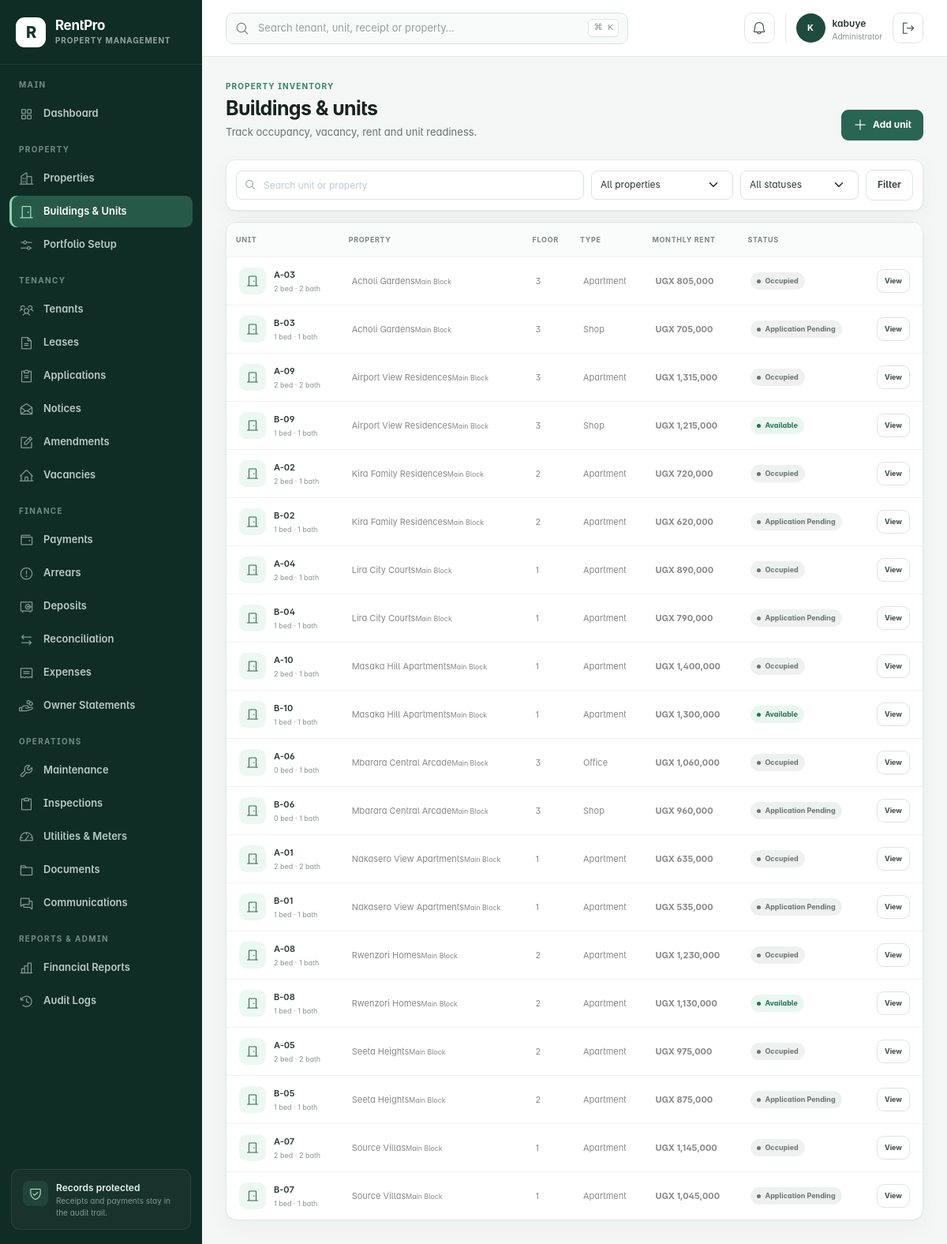
Screenshot of /units/ (signed in) with the database file from the repository.
### rentalapp/models.py (models this page shows, shortened)
class TimeStampedModel(models.Model):
    created_at = models.DateTimeField(default=timezone.now, editable=False)
    updated_at = models.DateTimeField(auto_now=True)
    class Meta:
        abstract = True

class Unit(TimeStampedModel):
    class Status(models.TextChoices):
        AVAILABLE = "available", "Available"
        RESERVED = "reserved", "Reserved"
        APPLICATION_PENDING = "application_pending", "Application pending"
        OCCUPIED = "occupied", "Occupied"
        NOTICE_GIVEN = "notice_given", "Notice given"
        MAINTENANCE = "maintenance", "Under maintenance"
        BLOCKED = "blocked", "Blocked"
    TYPE_CHOICES = (
        ("studio", "Studio"),
        ("apartment", "Apartment"),
        ("house", "House"),
        ("shop", "Shop"),
        ("office", "Office"),
        ("other", "Other"),
    )
    property = models.ForeignKey(Property, on_delete=models.CASCADE, related_name="units")
    building = models.ForeignKey(
        Building,
        on_delete=models.SET_NULL,
        related_name="units",
        null=True,
        blank=True,
    )
    unit_number = models.CharField(max_length=20)
    floor = models.CharField(max_length=30, blank=True)
    unit_type = models.CharField(max_length=30, choices=TYPE_CHOICES, default="apartment")
    bedrooms = models.PositiveSmallIntegerField(default=1)
    bathrooms = models.PositiveSmallIntegerField(default=1)
    rent_amount = models.DecimalField(max_digits=14, decimal_places=2)
    service_charge = models.DecimalField(max_digits=14, decimal_places=2, default=0)
    status = models.CharField(max_length=30, choices=Status.choices, default=Status.AVAILABLE)
    notes = models.TextField(blank=True)
    class Meta:
        ordering = ("property__name", "unit_number")
        constraints = [
            models.UniqueConstraint(fields=("property", "unit_number"), name="unique_unit_per_property")
        ]

class Property(TimeStampedModel):
    TYPE_CHOICES = (
        ("apartments", "Apartments"),
        ("commercial", "Commercial"),
        ("mixed_use", "Mixed use"),
        ("villas", "Villas"),
        ("other", "Other"),
    )
    STATUS_CHOICES = (("active", "Active"), ("inactive", "Inactive"))
    owner = models.ForeignKey(
        Landlord,
        on_delete=models.PROTECT,
        related_name="properties",
        null=True,
        blank=True,
    )
    name = models.CharField(max_length=100)
    code = models.CharField(max_length=20, unique=True, null=True, blank=True)
    address = models.TextField()
    district = models.CharField(max_length=80, blank=True)
    property_type = models.CharField(max_length=50, choices=TYPE_CHOICES, default="apartments")
    description = models.TextField(blank=True)
    total_units = models.PositiveIntegerField(default=0, help_text="Planned or declared unit count")
    status = models.CharField(max_length=20, choices=STATUS_CHOICES, default="active")
    class Meta:
        ordering = ("name",)
        verbose_name_plural = "properties"
    def __str__(self):
        return self.name

class Building(TimeStampedModel):
    property = models.ForeignKey(Property, on_delete=models.CASCADE, related_name="buildings")
    name = models.CharField(max_length=100)
    floors = models.PositiveSmallIntegerField(default=1)
    notes = models.TextField(blank=True)
    class Meta:
        ordering = ("property__name", "name")
        constraints = [
            models.UniqueConstraint(fields=("property", "name"), name="unique_building_per_property")
        ]
    def __str__(self):
        return f"{self.property} · {self.name}"

### rentalapp/views.py (the view, shortened to what this page needs)
# urls.py: path("units/", views.unit_list, name="unit_list"),
@post_login_required
def unit_list(request):
    form = UnitForm(request.POST or None)
    queryset = Unit.objects.select_related("property", "building")
    property_id = request.GET.get("property", "")
    status = request.GET.get("status", "")
    query = request.GET.get("q", "").strip()
    if property_id:
        queryset = queryset.filter(property_id=property_id)
    if status:
        queryset = queryset.filter(status=status)
    if query:
        queryset = queryset.filter(Q(unit_number__icontains=query) | Q(property__name__icontains=query))
    return render(
        request,
        "units/list.html",
        {
            "units": queryset,
            "form": form,
            "properties": Property.objects.filter(status="active"),
            "selected_property": property_id,
            "selected_status": status,
            "query": query,
            "status_choices": Unit.Status.choices,
        },
    )

### rentalapp/templates/units/list.html (shortened to what this page needs)
{% extends 'base.html' %}{% load rental_tags %}
{% block content %}
<div class="page-header"><div><span class="eyebrow">Property inventory</span><h1>Buildings &amp; units</h1><p>Track occupancy, vacancy, rent and unit readiness.</p></div><div class="page-actions"><button class="btn btn-primary" data-bs-toggle="modal" data-bs-target="#unitModal"><i class="ph ph-plus"></i> Add unit</button></div></div>
<div class="toolbar"><form method="get"><div class="toolbar-search"><i class="ph ph-magnifying-glass"></i><input class="form-control" name="q" value="{{ query }}" placeholder="Search unit or property"></div><select class="form-select" name="property"><option value="">All properties</option></select><select class="form-select" name="status"><option value="">All statuses</option></select><button class="btn btn-light">Filter</button></form></div>
<div class="data-card"><div class="table-responsive desktop-table"><table class="table"><thead><tr><th>Unit</th><th>Property</th><th>Floor</th><th>Type</th><th>Monthly rent</th><th>Status</th><th></th></tr></thead><tbody>{% for unit in units %}<tr><td><div class="entity-cell"><span class="entity-icon"><i class="ph ph-door"></i></span><span><strong>{{ unit.unit_number }}</strong><small>{{ unit.bedrooms }} bed · {{ unit.bathrooms }} bath</small></span></div></td><td>{{ unit.property.name }}{% if unit.building %}<small class="d-block text-muted">{{ unit.building.name }}</small>{% endif %}</td><td>{{ unit.floor|default:'—' }}</td><td>{{ unit.get_unit_type_display }}</td><td class="money">{{ unit.rent_amount|ugx }}</td><td><span class="status-pill {{ unit.status|status_class }}">{{ unit.get_status_display }}</span></td><td><div class="row-actions"><a class="btn btn-light" href="{% url 'unit_detail' unit.pk %}">View</a></div></td></tr>{% empty %}<tr><td colspan="7"><div class="empty-state"><i class="ph ph-door"></i><strong>No units found</strong><span>Add units or adjust the active filters.</span></div></td></tr>{% endfor %}</tbody></table></div></div>
{% endblock %}

### rentalapp/templates/base.html (shortened to what this page needs)
{% load static rental_tags %}
<!doctype html>
<html lang="en">
<head>
  <link rel="stylesheet" href="{% static 'assets/css/plugins/phosphor-icons.css' %}">
  <link rel="stylesheet" href="{% static 'assets/css/style.css' %}">
  <link rel="stylesheet" href="{% static 'assets/css/rentpro.css' %}">
</head>
<body>
  <div class="app-shell">
    <aside class="app-sidebar offcanvas-lg offcanvas-start" tabindex="-1" id="mainSidebar" aria-label="Primary navigation">
      <div class="sidebar-brand">
        <a href="{{ workspace_home_url }}" class="brand-mark" aria-label="RentPro home">R</a>
        <div><a href="{{ workspace_home_url }}" class="brand-name">RentPro</a><span>Property Management</span></div>
      </div>
      <nav class="sidebar-nav">
        {% if workspace_role == 'tenant' %}
        <div class="nav-group">
          <span class="nav-caption">Tenant portal</span>
          <a href="{% url 'tenant_portal' %}" class="nav-link active"><i class="ph ph-house-user"></i><span>My tenancy</span></a>
        </div>
        {% elif workspace_role == 'landlord' %}
        <div class="nav-group">
          <span class="nav-caption">Landlord portal</span>
          <a href="{% url 'landlord_portal' %}" class="nav-link active"><i class="ph ph-buildings"></i><span>My portfolio</span></a>
        </div>
        {% else %}
        <div class="nav-group">
          <span class="nav-caption">Main</span>
          <a href="{% url 'dashboard' %}" class="nav-link {% if request.resolver_match.url_name == 'dashboard' %}active{% endif %}"><i class="ph ph-squares-four"></i><span>Dashboard</span></a>
        </div>
        <div class="nav-group">
          <span class="nav-caption">Property</span>
          <a href="{% url 'property_list' %}" class="nav-link {% if 'property' in request.resolver_match.url_name %}active{% endif %}"><i class="ph ph-buildings"></i><span>Properties</span></a>
          <a href="{% url 'unit_list' %}" class="nav-link {% if 'unit' in request.resolver_match.url_name %}active{% endif %}"><i class="ph ph-door"></i><span>Buildings &amp; Units</span></a>
          <a href="{% url 'portfolio_setup' %}" class="nav-link {% if request.resolver_match.url_name == 'portfolio_setup' %}active{% endif %}"><i class="ph ph-sliders-horizontal"></i><span>Portfolio Setup</span></a>
        </div>
        <div class="nav-group">
          <span class="nav-caption">Tenancy</span>
          <a href="{% url 'tenant_list' %}" class="nav-link {% if 'tenant' in request.resolver_match.url_name %}active{% endif %}"><i class="ph ph-users-three"></i><span>Tenants</span></a>
          <a href="{% url 'lease_list' %}" class="nav-link {% if 'lease' in request.resolver_match.url_name %}active{% endif %}"><i class="ph ph-file-text"></i><span>Leases</span></a>
          <a href="{% url 'application_list' %}" class="nav-link {% if 'application' in request.resolver_match.url_name %}active{% endif %}"><i class="ph ph-clipboard-text"></i><span>Applications</span></a>
          <a href="{% url 'notice_list' %}" class="nav-link {% if request.resolver_match.url_name == 'notice_list' %}active{% endif %}"><i class="ph ph-envelope-open"></i><span>Notices</span></a>
          <a href="{% url 'amendment_list' %}" class="nav-link {% if 'amendment' in request.resolver_match.url_name %}active{% endif %}"><i class="ph ph-note-pencil"></i><span>Amendments</span></a>
          <a href="{% url 'unit_list' %}?status=available" class="nav-link"><i class="ph ph-house-line"></i><span>Vacancies</span></a>
        </div>
        <div class="nav-group">
          <span class="nav-caption">Finance</span>
          <a href="{% url 'payment_list' %}" class="nav-link "><i class="ph ph-wallet"></i><span>Payments</span></a>
          <a href="{% url 'arrears' %}" class="nav-link {% if request.resolver_match.url_name == 'arrears' %}active{% endif %}"><i class="ph ph-warning-circle"></i><span>Arrears</span></a>
          <a href="{% url 'deposit_list' %}" class="nav-link {% if request.resolver_match.url_name == 'deposit_list' %}active{% endif %}"><i class="ph ph-vault"></i><span>Deposits</span></a>
          <a href="{% url 'reconciliation_list' %}" class="nav-link {% if request.resolver_match.url_name == 'reconciliation_list' %}active{% endif %}"><i class="ph ph-arrows-left-right"></i><span>Reconciliation</span></a>
          <a href="{% url 'expense_list' %}" class="nav-link {% if request.resolver_match.url_name == 'expense_list' %}active{% endif %}"><i class="ph ph-receipt"></i><span>Expenses</span></a>
          <a href="{% url 'owner_statement_list' %}" class="nav-link {% if 'owner_statement' in request.resolver_match.url_name %}active{% endif %}"><i class="ph ph-hand-coins"></i><span>Owner Statements</span></a>
        </div>
        <div class="nav-group">
          <span class="nav-caption">Operations</span>
          <a href="{% url 'maintenance_list' %}" class="nav-link {% if request.resolver_match.url_name == 'maintenance_list' %}active{% endif %}"><i class="ph ph-wrench"></i><span>Maintenance</span></a>
          <a href="{% url 'inspection_list' %}" class="nav-link {% if 'inspection' in request.resolver_match.url_name %}active{% endif %}"><i class="ph ph-clipboard"></i><span>Inspections</span></a>
          <a href="{% url 'utility_list' %}" class="nav-link {% if request.resolver_match.url_name == 'utility_list' %}active{% endif %}"><i class="ph ph-gauge"></i><span>Utilities &amp; Meters</span></a>
          <a href="{% url 'document_list' %}" class="nav-link {% if request.resolver_match.url_name == 'document_list' %}active{% endif %}"><i class="ph ph-folder"></i><span>Documents</span></a>
          <a href="{% url 'communication_list' %}" class="nav-link {% if request.resolver_match.url_name == 'communication_list' %}active{% endif %}"><i class="ph ph-chats"></i><span>Communications</span></a>
        </div>
        <div class="nav-group">
          <span class="nav-caption">Reports &amp; Admin</span>
          <a href="{% url 'reports' %}" class="nav-link {% if request.resolver_match.url_name == 'reports' %}active{% endif %}"><i class="ph ph-chart-bar"></i><span>Financial Reports</span></a>
          <a href="{% url 'audit_logs' %}" class="nav-link {% if request.resolver_match.url_name == 'audit_logs' %}active{% endif %}"><i class="ph ph-clock-counter-clockwise"></i><span>Audit Logs</span></a>
        </div>
        {% endif %}
      </nav>
      <div class="sidebar-help">
        <div class="help-icon"><i class="ph ph-shield-check"></i></div>
        <strong>Records protected</strong>
        <span>Receipts and payments stay in the audit trail.</span>
      </div>
    </aside>
    <div class="app-main">
      <header class="app-topbar">
        {% if workspace_role != 'tenant' and workspace_role != 'landlord' %}<form class="global-search" action="{% url 'global_search' %}" method="get" role="search">
          <i class="ph ph-magnifying-glass"></i>
          <input type="search" name="q" value="{{ request.GET.q|default:'' }}" placeholder="Search tenant, unit, receipt or property…" aria-label="Global search">
          <kbd>⌘ K</kbd>
        </form>{% endif %}
        <div class="topbar-actions">
          <div class="dropdown">
            <button class="icon-button notification-button" type="button" data-bs-toggle="dropdown" aria-expanded="false" aria-label="Notifications">
              <i class="ph ph-bell"></i>{% if workspace_notification_count %}<span>{{ workspace_notification_count }}</span>{% endif %}
            </button>
          </div>
          <div class="user-chip">
            <span class="avatar">{% if request.user.is_authenticated %}{{ request.user.get_full_name|default:request.user.username|initials }}{% else %}PM{% endif %}</span>
            <span class="d-none d-md-flex"><strong>{% if request.user.is_authenticated %}{{ request.user.get_full_name|default:request.user.username }}{% else %}Property Manager{% endif %}</strong><small>{{ workspace_role|default:'Operations'|title }}</small></span>
          </div>
          {% if request.user.is_authenticated %}<form method="post" action="{% url 'logout' %}">{% csrf_token %}<button class="icon-button" type="submit" title="Sign out"><i class="ph ph-sign-out"></i><span class="visually-hidden">Sign out</span></button></form>{% endif %}
        </div>
      </header>
      <main class="app-content">
        {% block content %}{% endblock %}
      </main>
    </div>
  </div>
</body>
</html>

### rows the page displays
Unit: unit_number "A-03", bedrooms "2", bathrooms "2", property.name "Acholi Gardens", building.name "Main Block", floor "3", unit_type "Apartment", rent_amount|ugx "UGX 805,000", status "Occupied"
Unit: unit_number "B-03", bedrooms "1", bathrooms "1", property.name "Acholi Gardens", building.name "Main Block", floor "3", unit_type "Shop", rent_amount|ugx "UGX 705,000", status "Application Pending"
Unit: unit_number "A-09", bedrooms "2", bathrooms "2", property.name "Airport View Residences", building.name "Main Block", floor "3", unit_type "Apartment", rent_amount|ugx "UGX 1,315,000", status "Occupied"
Unit: unit_number "B-09", bedrooms "1", bathrooms "1", property.name "Airport View Residences", building.name "Main Block", floor "3", unit_type "Shop", rent_amount|ugx "UGX 1,215,000", status "Available"
Unit: unit_number "A-02", bedrooms "2", bathrooms "1", property.name "Kira Family Residences", building.name "Main Block", floor "2", unit_type "Apartment", rent_amount|ugx "UGX 720,000", status "Occupied"
Unit: unit_number "B-02", bedrooms "1", bathrooms "1", property.name "Kira Family Residences", building.name "Main Block", floor "2", unit_type "Apartment", rent_amount|ugx "UGX 620,000", status "Application Pending"
Unit: unit_number "A-04", bedrooms "2", bathrooms "1", property.name "Lira City Courts", building.name "Main Block", floor "1", unit_type "Apartment", rent_amount|ugx "UGX 890,000", status "Occupied"
Unit: unit_number "B-04", bedrooms "1", bathrooms "1", property.name "Lira City Courts", building.name "Main Block", floor "1", unit_type "Apartment", rent_amount|ugx "UGX 790,000", status "Application Pending"
Unit: unit_number "A-10", bedrooms "2", bathrooms "1", property.name "Masaka Hill Apartments", building.name "Main Block", floor "1", unit_type "Apartment", rent_amount|ugx "UGX 1,400,000", status "Occupied"
Unit: unit_number "B-10", bedrooms "1", bathrooms "1", property.name "Masaka Hill Apartments", building.name "Main Block", floor "1", unit_type "Apartment", rent_amount|ugx "UGX 1,300,000", status "Available"
Unit: unit_number "A-06", bedrooms "0", bathrooms "1", property.name "Mbarara Central Arcade", building.name "Main Block", floor "3", unit_type "Office", rent_amount|ugx "UGX 1,060,000", status "Occupied"
Unit: unit_number "B-06", bedrooms "0", bathrooms "1", property.name "Mbarara Central Arcade", building.name "Main Block", floor "3", unit_type "Shop", rent_amount|ugx "UGX 960,000", status "Application Pending"
Unit: unit_number "A-01", bedrooms "2", bathrooms "2", property.name "Nakasero View Apartments", building.name "Main Block", floor "1", unit_type "Apartment", rent_amount|ugx "UGX 635,000", status "Occupied"
Unit: unit_number "B-01", bedrooms "1", bathrooms "1", property.name "Nakasero View Apartments", building.name "Main Block", floor "1", unit_type "Apartment", rent_amount|ugx "UGX 535,000", status "Application Pending"
Unit: unit_number "A-08", bedrooms "2", bathrooms "1", property.name "Rwenzori Homes", building.name "Main Block", floor "2", unit_type "Apartment", rent_amount|ugx "UGX 1,230,000", status "Occupied"
Unit: unit_number "B-08", bedrooms "1", bathrooms "1", property.name "Rwenzori Homes", building.name "Main Block", floor "2", unit_type "Apartment", rent_amount|ugx "UGX 1,130,000", status "Available"
Unit: unit_number "A-05", bedrooms "2", bathrooms "2", property.name "Seeta Heights", building.name "Main Block", floor "2", unit_type "Apartment", rent_amount|ugx "UGX 975,000", status "Occupied"
Unit: unit_number "B-05", bedrooms "1", bathrooms "1", property.name "Seeta Heights", building.name "Main Block", floor "2", unit_type "Apartment", rent_amount|ugx "UGX 875,000", status "Application Pending"
Unit: unit_number "A-07", bedrooms "2", bathrooms "2", property.name "Source Villas", building.name "Main Block", floor "1", unit_type "Apartment", rent_amount|ugx "UGX 1,145,000", status "Occupied"
Unit: unit_number "B-07", bedrooms "1", bathrooms "1", property.name "Source Villas", building.name "Main Block", floor "1", unit_type "Apartment", rent_amount|ugx "UGX 1,045,000", status "Application Pending"

### other values shown
{{ request.user.get_full_name|default:request.user.username|initials }} "K"
{{ request.user.get_full_name|default:request.user.username }} "kabuye"
{{ workspace_role|default:'Operations'|title }} "Administrator"
